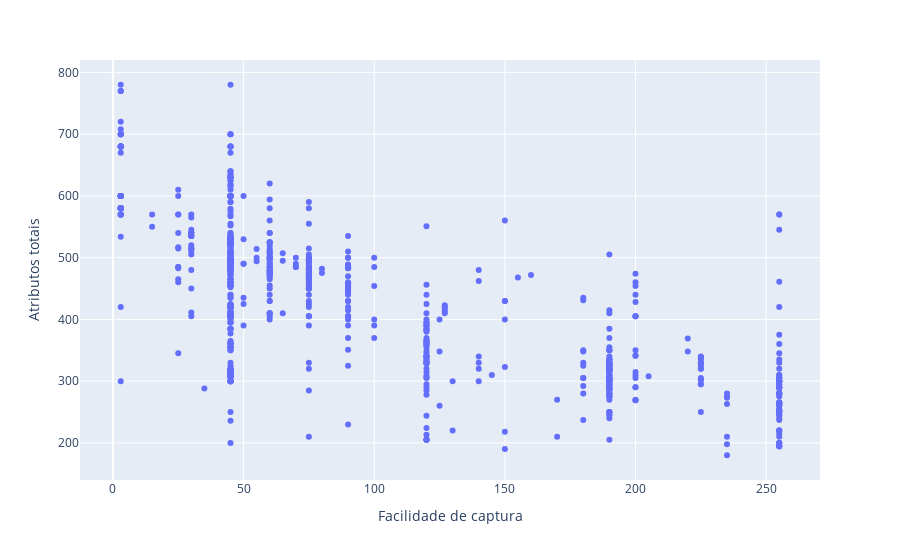

Notebook code cell kept with this figure:
### Code cell
chart_catch_x_tot(pokemon)

### Figure 1 — Plotly figure (JSON) as saved in the notebook; plotly's stock layout.template omitted (floating-point values rounded to 4 significant figures; data arrays with more than 128 entries replaced by an {"elided": "..."} marker saying what was removed)
{"data": [{"hovertemplate": "<b>%{hovertext}</b><br><br>x=%{x}<br>base_total=%{y}<extra></extra>", "hovertext": {"elided": "801 str values"}, "legendgroup": "", "marker": {"color": "#636efa", "symbol": "circle"}, "mode": "markers", "name": "", "orientation": "v", "showlegend": false, "type": "scatter", "x": {"elided": "801 int values"}, "xaxis": "x", "y": {"elided": "801 int values"}, "yaxis": "y"}], "layout": {"legend": {"tracegroupgap": 0}, "margin": {"t": 60}, "xaxis": {"anchor": "y", "domain": [0, 1], "title": {"text": "Facilidade de captura"}}, "yaxis": {"anchor": "x", "domain": [0, 1], "title": {"text": "Atributos totais"}}}}
